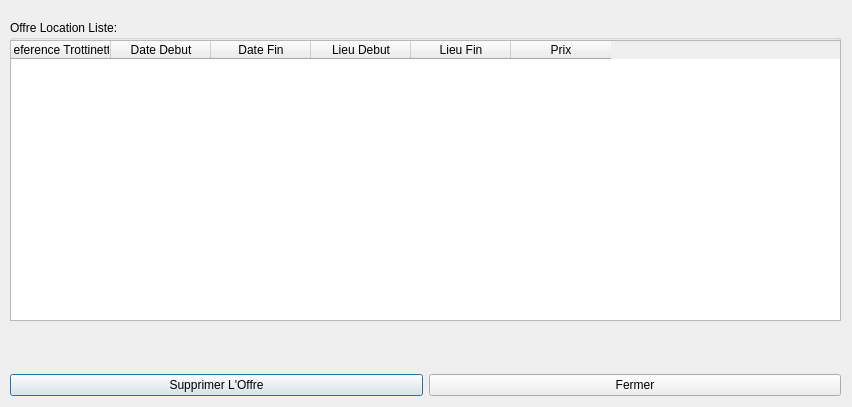
<?xml version="1.0" encoding="UTF-8"?>
<ui version="4.0">
 <class>ViewListOffreLocation</class>
 <widget class="QDialog" name="ViewListOffreLocation">
  <property name="geometry">
   <rect>
    <x>0</x>
    <y>0</y>
    <width>852</width>
    <height>407</height>
   </rect>
  </property>
  <property name="windowTitle">
   <string>Dialog</string>
  </property>
  <widget class="QGroupBox" name="groupBox">
   <property name="geometry">
    <rect>
     <x>10</x>
     <y>20</y>
     <width>831</width>
     <height>301</height>
    </rect>
   </property>
   <property name="title">
    <string>Offre Location Liste:</string>
   </property>
   <widget class="QTableWidget" name="tableOffLoc">
    <property name="geometry">
     <rect>
      <x>0</x>
      <y>20</y>
      <width>831</width>
      <height>281</height>
     </rect>
    </property>
    <column>
     <property name="text">
      <string>Reference Trottinette</string>
     </property>
    </column>
    <column>
     <property name="text">
      <string>Date Debut</string>
     </property>
    </column>
    <column>
     <property name="text">
      <string>Date Fin</string>
     </property>
    </column>
    <column>
     <property name="text">
      <string>Lieu Debut</string>
     </property>
    </column>
    <column>
     <property name="text">
      <string>Lieu Fin</string>
     </property>
    </column>
    <column>
     <property name="text">
      <string>Prix</string>
     </property>
    </column>
   </widget>
  </widget>
  <widget class="QWidget" name="horizontalLayoutWidget">
   <property name="geometry">
    <rect>
     <x>10</x>
     <y>370</y>
     <width>831</width>
     <height>31</height>
    </rect>
   </property>
   <layout class="QHBoxLayout" name="horizontalLayout">
    <item>
     <widget class="QPushButton" name="delete_2">
      <property name="text">
       <string>Supprimer L'Offre</string>
      </property>
     </widget>
    </item>
    <item>
     <widget class="QPushButton" name="fermer">
      <property name="text">
       <string>Fermer</string>
      </property>
     </widget>
    </item>
   </layout>
  </widget>
  <widget class="QLabel" name="info">
   <property name="geometry">
    <rect>
     <x>20</x>
     <y>330</y>
     <width>811</width>
     <height>31</height>
    </rect>
   </property>
   <property name="text">
    <string/>
   </property>
  </widget>
 </widget>
 <resources/>
 <connections/>
</ui>
